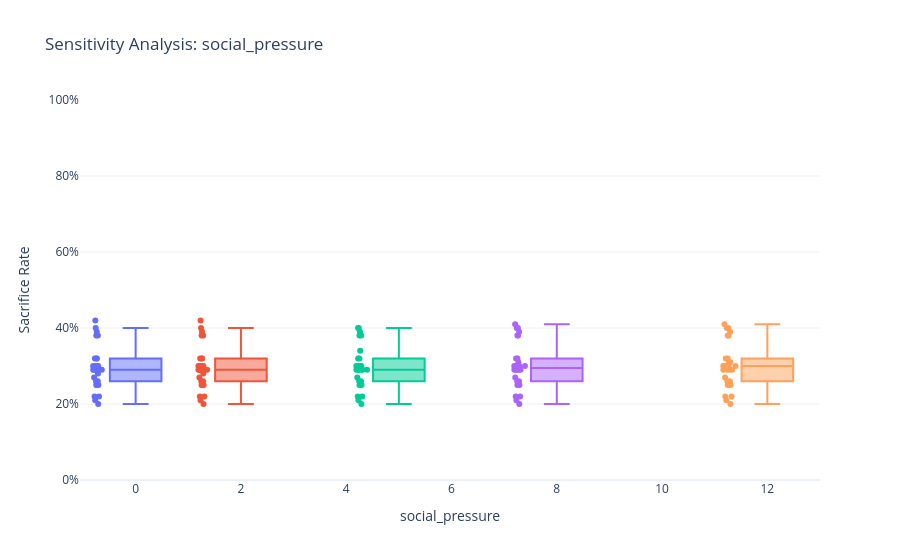

The notebook cell this image was saved under:
### Code cell
from dataclasses import replace, fields
import pandas as pd
import plotly.express as px


# ============================================================
# 1. PARAMETER SWEEP
# ============================================================

def run_sweep(
    values,
    parameter="social_pressure",
    seeds=range(10),
    base_config=None
):
    """
    Run multiple simulations while varying one parameter.

    Args:
        values: Parameter values to evaluate.
        parameter: SimulationConfig parameter to modify.
        seeds: Random seeds for repeated experiments.
        base_config: Baseline SimulationConfig.

    Returns:
        DataFrame containing simulation results.
    """

    if base_config is None:
        base_config = SimulationConfig()

    # Validate parameter name.
    valid_parameters = {
        field.name for field in fields(SimulationConfig)
    }

    if parameter not in valid_parameters:
        raise ValueError(
            f"Unknown parameter: {parameter}. "
            f"Available parameters: {sorted(valid_parameters)}"
        )

    seeds = list(seeds)

    if not seeds:
        raise ValueError("At least one seed is required.")

    rows = []

    # --------------------------------------------------------
    # Iterate through parameter values
    # --------------------------------------------------------

    for value in values:

        # Create a new configuration without mutating baseline.
        config = replace(
            base_config,
            **{parameter: value}
        )

        config.validate()

        # ----------------------------------------------------
        # Repeat simulation with different random seeds
        # ----------------------------------------------------

        for seed in seeds:

            agents, graph, events = run_abm(
                cfg=config,
                seed=seed
            )

            # Number of agents that sacrificed themselves.
            sacrifice_count = sum(
                agent.committed for agent in agents
            )

            sacrifice_rate = (
                sacrifice_count / config.n_agents
            )

            mission_success = (
                sacrifice_count >= config.mission_threshold
            )

            rows.append({
                "parameter": parameter,
                "value": value,
                "seed": seed,

                "sacrifice_count": sacrifice_count,
                "sacrifice_rate": sacrifice_rate,

                "mission_success": mission_success,

                "rounds_completed": (
                    events["round"].max()
                    if not events.empty else 0
                ),

                "cooperation_count": (
                    (events["event_type"] == "cooperate").sum()
                    if not events.empty else 0
                ),

                "defection_count": (
                    (events["event_type"] == "defect").sum()
                    if not events.empty else 0
                ),
            })

    return pd.DataFrame(rows)


# ============================================================
# 2. AGGREGATE EXPERIMENT RESULTS
# ============================================================

def summarize_sweep(sweep_df):
    """
    Aggregate experiment results by parameter value.

    Calculates:
    - Mean sacrifice rate
    - Standard deviation
    - Approximate 95% confidence interval
    - Mission success rate
    - Mean number of sacrifices
    """

    summary = (
        sweep_df
        .groupby("value")
        .agg(
            runs=("seed", "count"),

            mean_sacrifice_rate=("sacrifice_rate", "mean"),
            std_sacrifice_rate=("sacrifice_rate", "std"),

            mean_sacrifice_count=("sacrifice_count", "mean"),

            success_rate=("mission_success", "mean"),

            mean_rounds=("rounds_completed", "mean"),

            mean_cooperation=("cooperation_count", "mean"),
            mean_defection=("defection_count", "mean"),
        )
        .reset_index()
    )

    # Standard error of the mean.
    summary["sem"] = (
        summary["std_sacrifice_rate"]
        / summary["runs"] ** 0.5
    )

    # Approximate 95% confidence interval.
    # For small sample sizes, prefer a Student-t interval.
    summary["ci_lower"] = (
        summary["mean_sacrifice_rate"]
        - 1.96 * summary["sem"]
    ).clip(lower=0)

    summary["ci_upper"] = (
        summary["mean_sacrifice_rate"]
        + 1.96 * summary["sem"]
    ).clip(upper=1)

    return summary


# ============================================================
# 3. VISUALIZE SENSITIVITY
# ============================================================

def plot_sensitivity(sweep_df, parameter):
    """
    Visualize the distribution of sacrifice rates
    across different parameter values.
    """

    fig = px.box(
        sweep_df,
        x="value",
        y="sacrifice_rate",
        points="all",
        color="value",
        title=f"Sensitivity Analysis: {parameter}",
        labels={
            "value": parameter,
            "sacrifice_rate": "Sacrifice Rate",
        },
    )

    fig.update_layout(
        template="plotly_white",
        showlegend=False,
        yaxis=dict(
            tickformat=".0%",
            range=[0, 1]
        ),
    )

    fig.show()


# ============================================================
# 4. RUN EXPERIMENT
# ============================================================

social_pressure_values = [0, 2, 5, 8, 12]

sweep_df = run_sweep(
    values=social_pressure_values,
    parameter="social_pressure",
    seeds=range(30),
)

# Raw experiment results
display(sweep_df.head())

# Statistical summary
summary_df = summarize_sweep(sweep_df)

display(summary_df)

# Distribution visualization
plot_sensitivity(
    sweep_df,
    parameter="social_pressure"
)

### Figure 1 — Plotly figure (JSON) as saved in the notebook; plotly's stock layout.template omitted (floating-point values rounded to 4 significant figures)
{"data": [{"alignmentgroup": "True", "boxpoints": "all", "hovertemplate": "social_pressure=%{x}<br>Sacrifice Rate=%{y}<extra></extra>", "legendgroup": "0", "marker": {"color": "#636efa"}, "name": "0", "notched": false, "offsetgroup": "0", "orientation": "v", "showlegend": true, "type": "box", "x": [0, 0, 0, 0, 0, 0, 0, 0, 0, 0, 0, 0, 0, 0, 0, 0, 0, 0, 0, 0, 0, 0, 0, 0, 0, 0, 0, 0, 0, 0], "x0": " ", "xaxis": "x", "y": [0.25, 0.29, 0.32, 0.38, 0.3, 0.29, 0.39, 0.26, 0.42, 0.3, 0.25, 0.3, 0.22, 0.28, 0.3, 0.29, 0.4, 0.29, 0.27, 0.32, 0.2, 0.38, 0.21, 0.29, 0.32, 0.29, 0.22, 0.26, 0.3, 0.25], "y0": " ", "yaxis": "y"}, {"alignmentgroup": "True", "boxpoints": "all", "hovertemplate": "social_pressure=%{x}<br>Sacrifice Rate=%{y}<extra></extra>", "legendgroup": "2", "marker": {"color": "#EF553B"}, "name": "2", "notched": false, "offsetgroup": "2", "orientation": "v", "showlegend": true, "type": "box", "x": [2, 2, 2, 2, 2, 2, 2, 2, 2, 2, 2, 2, 2, 2, 2, 2, 2, 2, 2, 2, 2, 2, 2, 2, 2, 2, 2, 2, 2, 2], "x0": " ", "xaxis": "x", "y": [0.25, 0.29, 0.32, 0.38, 0.3, 0.29, 0.39, 0.26, 0.42, 0.3, 0.25, 0.3, 0.22, 0.28, 0.3, 0.29, 0.4, 0.29, 0.27, 0.32, 0.2, 0.38, 0.21, 0.29, 0.32, 0.29, 0.22, 0.26, 0.3, 0.25], "y0": " ", "yaxis": "y"}, {"alignmentgroup": "True", "boxpoints": "all", "hovertemplate": "social_pressure=%{x}<br>Sacrifice Rate=%{y}<extra></extra>", "legendgroup": "5", "marker": {"color": "#00cc96"}, "name": "5", "notched": false, "offsetgroup": "5", "orientation": "v", "showlegend": true, "type": "box", "x": [5, 5, 5, 5, 5, 5, 5, 5, 5, 5, 5, 5, 5, 5, 5, 5, 5, 5, 5, 5, 5, 5, 5, 5, 5, 5, 5, 5, 5, 5], "x0": " ", "xaxis": "x", "y": [0.25, 0.29, 0.32, 0.38, 0.3, 0.29, 0.39, 0.26, 0.4, 0.3, 0.25, 0.3, 0.22, 0.29, 0.3, 0.29, 0.4, 0.29, 0.27, 0.34, 0.2, 0.38, 0.21, 0.29, 0.32, 0.29, 0.22, 0.26, 0.3, 0.25], "y0": " ", "yaxis": "y"}, {"alignmentgroup": "True", "boxpoints": "all", "hovertemplate": "social_pressure=%{x}<br>Sacrifice Rate=%{y}<extra></extra>", "legendgroup": "8", "marker": {"color": "#ab63fa"}, "name": "8", "notched": false, "offsetgroup": "8", "orientation": "v", "showlegend": true, "type": "box", "x": [8, 8, 8, 8, 8, 8, 8, 8, 8, 8, 8, 8, 8, 8, 8, 8, 8, 8, 8, 8, 8, 8, 8, 8, 8, 8, 8, 8, 8, 8], "x0": " ", "xaxis": "x", "y": [0.25, 0.29, 0.32, 0.38, 0.3, 0.29, 0.39, 0.26, 0.4, 0.3, 0.25, 0.3, 0.22, 0.3, 0.3, 0.31, 0.4, 0.29, 0.27, 0.41, 0.2, 0.38, 0.21, 0.29, 0.32, 0.29, 0.22, 0.26, 0.3, 0.25], "y0": " ", "yaxis": "y"}, {"alignmentgroup": "True", "boxpoints": "all", "hovertemplate": "social_pressure=%{x}<br>Sacrifice Rate=%{y}<extra></extra>", "legendgroup": "12", "marker": {"color": "#FFA15A"}, "name": "12", "notched": false, "offsetgroup": "12", "orientation": "v", "showlegend": true, "type": "box", "x": [12, 12, 12, 12, 12, 12, 12, 12, 12, 12, 12, 12, 12, 12, 12, 12, 12, 12, 12, 12, 12, 12, 12, 12, 12, 12, 12, 12, 12, 12], "x0": " ", "xaxis": "x", "y": [0.25, 0.3, 0.32, 0.38, 0.3, 0.29, 0.39, 0.26, 0.4, 0.3, 0.25, 0.3, 0.22, 0.3, 0.31, 0.31, 0.4, 0.29, 0.27, 0.41, 0.2, 0.38, 0.21, 0.29, 0.32, 0.29, 0.22, 0.26, 0.3, 0.25], "y0": " ", "yaxis": "y"}], "layout": {"boxmode": "overlay", "legend": {"title": {"text": "social_pressure"}, "tracegroupgap": 0}, "showlegend": false, "title": {"text": "Sensitivity Analysis: social_pressure"}, "xaxis": {"anchor": "y", "categoryarray": [0, 2, 5, 8, 12], "categoryorder": "array", "domain": [0, 1], "title": {"text": "social_pressure"}}, "yaxis": {"anchor": "x", "domain": [0, 1], "range": [0, 1], "tickformat": ".0%", "title": {"text": "Sacrifice Rate"}}}}
